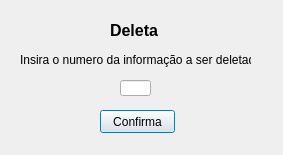
<?xml version="1.0" encoding="UTF-8"?>
<ui version="4.0">
 <class>Deletar</class>
 <widget class="QDialog" name="Deletar">
  <property name="geometry">
   <rect>
    <x>0</x>
    <y>0</y>
    <width>283</width>
    <height>155</height>
   </rect>
  </property>
  <property name="windowTitle">
   <string>Dialog</string>
  </property>
  <widget class="QLineEdit" name="lineEdit">
   <property name="geometry">
    <rect>
     <x>120</x>
     <y>80</y>
     <width>31</width>
     <height>16</height>
    </rect>
   </property>
  </widget>
  <widget class="QLabel" name="label_2">
   <property name="geometry">
    <rect>
     <x>20</x>
     <y>50</y>
     <width>231</width>
     <height>20</height>
    </rect>
   </property>
   <property name="text">
    <string>&lt;html&gt;&lt;head/&gt;&lt;body&gt;&lt;p&gt;Insira o numero da informação a ser deletada&lt;/p&gt;&lt;/body&gt;&lt;/html&gt;</string>
   </property>
  </widget>
  <widget class="QPushButton" name="btn_del">
   <property name="geometry">
    <rect>
     <x>100</x>
     <y>110</y>
     <width>75</width>
     <height>23</height>
    </rect>
   </property>
   <property name="text">
    <string>Confirma</string>
   </property>
  </widget>
  <widget class="QLabel" name="label">
   <property name="geometry">
    <rect>
     <x>110</x>
     <y>20</y>
     <width>61</width>
     <height>21</height>
    </rect>
   </property>
   <property name="text">
    <string>&lt;html&gt;&lt;head/&gt;&lt;body&gt;&lt;p&gt;&lt;span style=&quot; font-size:12pt; font-weight:600;&quot;&gt;Deleta&lt;/span&gt;&lt;/p&gt;&lt;/body&gt;&lt;/html&gt;</string>
   </property>
  </widget>
 </widget>
 <resources/>
 <connections/>
</ui>
